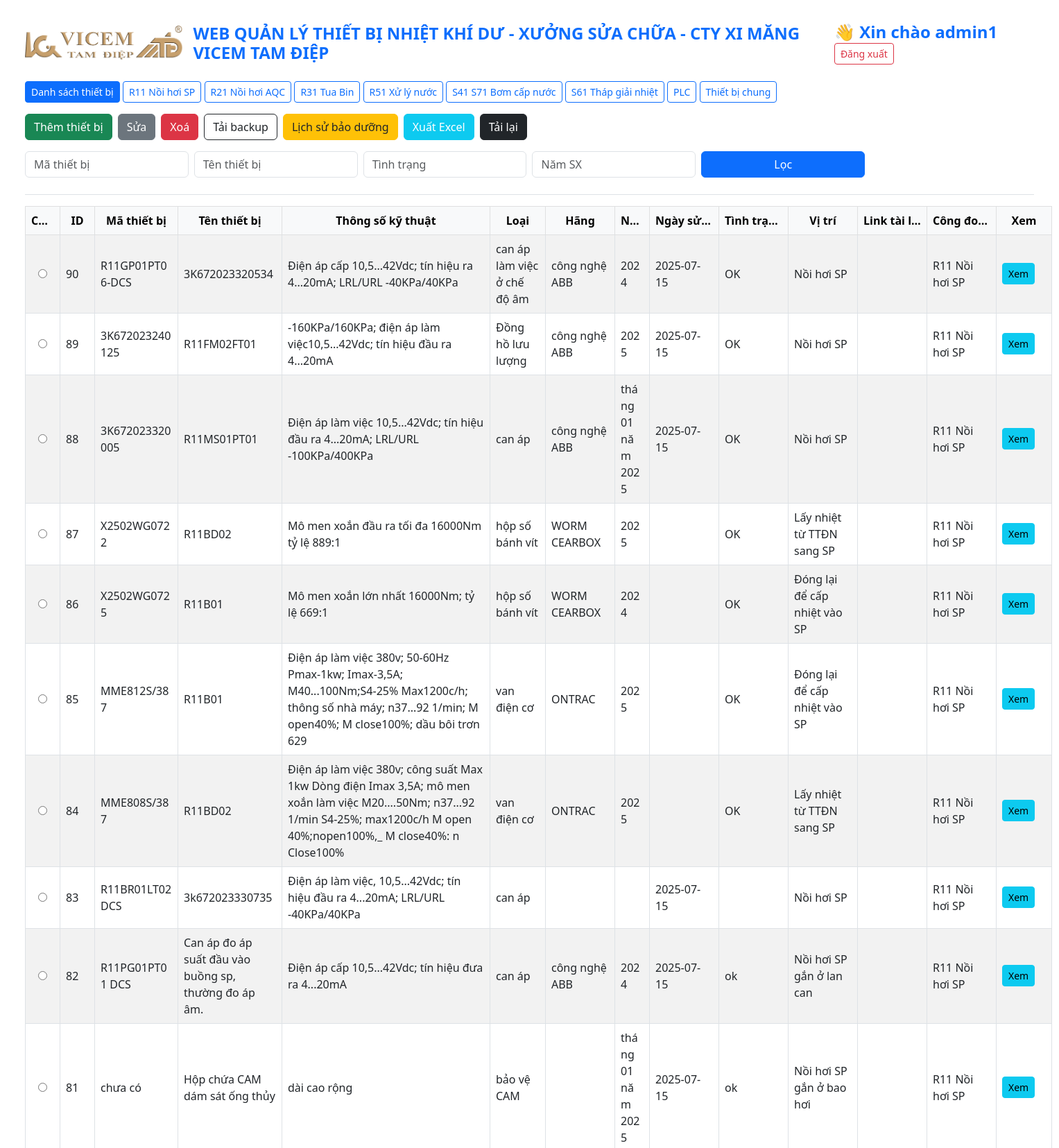
The app's page /devices (signed in, upper part) with its own data.
### tables this page shows
CREATE TABLE devices (
    id INTEGER PRIMARY KEY AUTOINCREMENT,
    code TEXT,
    name TEXT,
    specs TEXT,
    category TEXT,
    manufacturer TEXT,
    year TEXT,
    date_in_use TEXT,
    status TEXT,
    location TEXT,
    link TEXT,
    stage TEXT
);

### app.py (the view)
@app.route('/devices')
@app.route('/')
@app.route('/devices')
def index():
    user = session.get('user')  # Cho phép truy cập không cần đăng nhập
    stage = request.args.get('stage')
    selected_id = request.args.get('selected_id')
    conn = get_db()
    query = "SELECT * FROM devices WHERE 1=1"
    params = []
    for field in ['code', 'name', 'status', 'year']:
        value = request.args.get(field)
        if value:
            query += f" AND {field} LIKE ?"
            params.append(f"%{value}%")
    if stage:
        query += " AND stage = ?"
        params.append(stage)
    query += " ORDER BY id DESC LIMIT 1000"
    devices = conn.execute(query, tuple(params)).fetchall()
    conn.close()
    return render_template('index.html',
                           devices=devices,
                           stages=get_stages(),
                           selected_stage=stage,
                           selected_id=selected_id,
                           user=user)

### app.py (called while the page is built)
def get_db():
    conn = sqlite3.connect(DB_FILE)
    conn.row_factory = sqlite3.Row
    return conn

def get_stages():
    return [
        'R11 Nồi hơi SP', 'R21 Nồi hơi AQC', 'R31 Tua Bin',
        'R51 Xử lý nước', 'S41 S71 Bơm cấp nước', 'S61 Tháp giải nhiệt', 'PLC', 'Thiết bị chung'
    ]

### templates/index.html (shortened to what this page needs)
<!DOCTYPE html>
<html lang="vi">
<head>
  <link href="https://cdn.jsdelivr.net/npm/bootstrap@5.3.0/dist/css/bootstrap.min.css" rel="stylesheet">
</head>
<body class="p-4">
  <div class="container-fluid">
    <div class="sticky-top bg-white py-2 border-bottom" style="z-index: 1000;">
      <h4 class="fw-bold text-primary mb-4 d-flex justify-content-between align-items-center">
        <img src="{{ url_for('static', filename='logo.png') }}" alt="Logo" style="height: 50px;" class="me-3">
        WEB QUẢN LÝ THIẾT BỊ NHIỆT KHÍ DƯ - XƯỞNG SỬA CHỮA - CTY XI MĂNG VICEM TAM ĐIỆP
        <div>
          {% if user %}
            <span class="me-2">👋 Xin chào {{ user.username }}</span>
            <a href="{{ url_for('logout') }}" class="btn btn-outline-danger btn-sm">Đăng xuất</a>
          {% else %}
            <a href="{{ url_for('login') }}" class="btn btn-outline-primary btn-sm">Đăng nhập</a>
          {% endif %}
        </div>
      </h4>
      <div class="mb-3">
        <a href="{{ url_for('index') }}" class="btn btn-primary btn-sm">Danh sách thiết bị</a>
        {% for s in stages %}
          <a href="{{ url_for('index', stage=s) }}" class="btn btn-outline-primary btn-sm {% if s == selected_stage %}active{% endif %}">{{ s }}</a>
        {% endfor %}
      </div>
      <div class="mb-3 d-flex flex-wrap gap-2">
  	{% if user and user.role == 'admin' %}
    	<a href="{{ url_for('add_device') }}" class="btn btn-success">Thêm thiết bị</a>
    	<button type="submit" formaction="{{ url_for('edit_device') }}" form="deviceForm" class="btn btn-secondary">Sửa</button>
    	<button type="submit" formaction="{{ url_for('delete_device') }}" form="deviceForm" class="btn btn-danger">Xoá</button>
	<a href="{{ url_for('download_backup') }}" class="btn btn-outline-dark">Tải backup</a>
  	{% endif %}
  	<a href="{{ url_for('maintenance_all') }}" class="btn btn-warning text-dark">Lịch sử bảo dưỡng</a>
  	<a href="{{ url_for('export_excel') }}" class="btn btn-info text-white">Xuất Excel</a>
  	<a href="{{ url_for('index') }}" class="btn btn-dark">Tải lại</a>
      </div>
      <form method="get" class="row g-2 mb-3">
        <div class="col-md-2"><input type="text" name="code" placeholder="Mã thiết bị" class="form-control" value="{{ request.args.get('code', '') }}"></div>
        <div class="col-md-2"><input type="text" name="name" placeholder="Tên thiết bị" class="form-control" value="{{ request.args.get('name', '') }}"></div>
        <div class="col-md-2"><input type="text" name="status" placeholder="Tình trạng" class="form-control" value="{{ request.args.get('status', '') }}"></div>
        <div class="col-md-2"><input type="text" name="year" placeholder="Năm SX" class="form-control" value="{{ request.args.get('year', '') }}"></div>
        <div class="col-md-2">
          <button type="submit" class="btn btn-primary w-100">Lọc</button>
        </div>
      </form>
    </div>
    <form method="post" id="deviceForm" action="{{ url_for('edit_device') }}">
      <table class="table table-bordered table-striped table-hover align-middle mt-3">
        <thead class="table-light text-center">
          <tr>
            <th style="width: 50px;">Chọn</th>
            <th style="width: 50px;">ID</th>
            <th style="width: 120px;">Mã thiết bị</th>
            <th style="width: 150px;">Tên thiết bị</th>
            <th style="width: 300px;">Thông số kỹ thuật</th>
            <th style="width: 80px;">Loại</th>
            <th style="width: 100px;">Hãng</th>
            <th style="width: 50px;">Năm SX</th>
            <th style="width: 100px;">Ngày sử dụng</th>
            <th style="width: 100px;">Tình trạng</th>
            <th style="width: 100px;">Vị trí</th>
            <th style="width: 100px;">Link tài liệu</th>
            <th style="width: 100px;">Công đoạn</th>
            <th style="width: 80px;">Xem</th>
          </tr>
        </thead>
        <tbody>
          {% for d in devices %}
          <tr>
            <td class="text-center"><input type="radio" name="selected_id" value="{{ d.id }}" {% if selected_id and d.id|string == selected_id|string %}checked{% endif %}></td>
            <td>{{ d.id }}</td>
            <td>{{ d.code }}</td>
            <td>{{ d.name }}</td>
            <td><span style="display:inline-block; width:100%;">{{ d.specs }}</span></td>
            <td>{{ d.category }}</td>
            <td>{{ d.manufacturer }}</td>
            <td>{{ d.year }}</td>
            <td>{{ d.date_in_use }}</td>
            <td>{{ d.status }}</td>
            <td>{{ d.location }}</td>
            <td><a href="{{ d.link }}" target="_blank">{{ d.link }}</a></td>
            <td>{{ d.stage }}</td>
            <td><a href="{{ url_for('device_history', device_id=d.id) }}" class="btn btn-sm btn-info">Xem</a></td>
          </tr>
          {% endfor %}
        </tbody>
      </table>
    </form>
  </div>
</body>
</html>

### templates/index.html (style rules this page uses)
table { table-layout: fixed; width: 100%; }
th, td { white-space: nowrap; overflow: hidden; text-overflow: ellipsis; }
td { white-space: normal; overflow-wrap: break-word; }

### records on screen
devices: id "90", code "R11GP01PT06-DCS", name "3K672023320534", specs "Điện áp cấp 10,5...42Vdc; tín hiệu ra 4...20mA; LRL/URL -40KPa/40KPa", category "can áp làm việc ở chế độ âm", manufacturer "công nghệ ABB", year "2024", date_in_use "2025-07-15", status "OK", location "Nồi hơi SP", stage "R11 Nồi hơi SP"
devices: id "89", code "3K672023240125", name "R11FM02FT01", specs "-160KPa/160KPa; điện áp làm việc10,5...42Vdc; tín hiệu đầu ra 4...20mA", category "Đồng hồ lưu lượng", manufacturer "công nghệ ABB", year "2025", date_in_use "2025-07-15", status "OK", location "Nồi hơi SP", stage "R11 Nồi hơi SP"
devices: id "88", code "3K672023320005", name "R11MS01PT01", specs "Điện áp làm việc 10,5...42Vdc; tín hiệu đầu ra 4...20mA; LRL/URL -100KPa/400KPa", category "can áp", manufacturer "công nghệ ABB", year "tháng 01 năm 2025", date_in_use "2025-07-15", status "OK", location "Nồi hơi SP", stage "R11 Nồi hơi SP"
devices: id "87", code "X2502WG0722", name "R11BD02", specs "Mô men xoắn đầu ra tối đa 16000Nm tỷ lệ 889:1", category "hộp số bánh vít", manufacturer "WORM CEARBOX", year "2025", status "OK", location "Lấy nhiệt từ TTĐN sang SP", stage "R11 Nồi hơi SP"
devices: id "86", code "X2502WG0725", name "R11B01", specs "Mô men xoắn lớn nhất 16000Nm; tỷ lệ 669:1", category "hộp số bánh vít", manufacturer "WORM CEARBOX", year "2024", status "OK", location "Đóng lại để cấp nhiệt vào SP", stage "R11 Nồi hơi SP"
devices: id "85", code "MME812S/387", name "R11B01", specs "Điện áp làm việc 380v; 50-60Hz Pmax-1kw; Imax-3,5A; M40...100Nm;S4-25% Max1200c/h; thông số nhà máy; n37...92 1/min; M open40%; M close100%; dầu bôi trơn 629", category "van điện cơ", manufacturer "ONTRAC", year "2025", status "OK", location "Đóng lại để cấp nhiệt vào SP", stage "R11 Nồi hơi SP"
devices: id "84", code "MME808S/387", name "R11BD02", specs "Điện áp làm việc 380v; công suất Max 1kw Dòng điện Imax 3,5A; mô men xoắn làm việc M20....50Nm; n37...92 1/min S4-25%; max1200c/h M open 40%;nopen100%,_ M close40%: n Close100%", category "van điện cơ", manufacturer "ONTRAC", year "2025", status "OK", location "Lấy nhiệt từ TTĐN sang SP", stage "R11 Nồi hơi SP"
devices: id "83", code "R11BR01LT02 DCS", name "3k672023330735", specs "Điện áp làm việc, 10,5...42Vdc; tín hiệu đầu ra 4...20mA; LRL/URL -40KPa/40KPa", category "can áp", date_in_use "2025-07-15", location "Nồi hơi SP", stage "R11 Nồi hơi SP"
devices: id "82", code "R11PG01PT01 DCS", name "Can áp đo áp suất đầu vào buồng sp, thường đo áp âm.", specs "Điện áp cấp 10,5...42Vdc; tín hiệu đưa ra 4...20mA", category "can áp", manufacturer "công nghệ ABB", year "2024", date_in_use "2025-07-15", status "ok", location "Nồi hơi SP gắn ở lan can", stage "R11 Nồi hơi SP"
devices: id "81", code "chưa có", name "Hộp chứa CAM dám sát ống thủy", specs "dài cao rộng", category "bảo vệ CAM", year "tháng 01 năm 2025", date_in_use "2025-07-15", status "ok", location "Nồi hơi SP gắn ở bao hơi", stage "R11 Nồi hơi SP"

### other values on screen
{{ user.username }} "admin1"
{{ s }} "R11 Nồi hơi SP" "R21 Nồi hơi AQC" "R31 Tua Bin" "R51 Xử lý nước" "S41 S71 Bơm cấp nước" "S61 Tháp giải nhiệt" "PLC" "Thiết bị chung"
